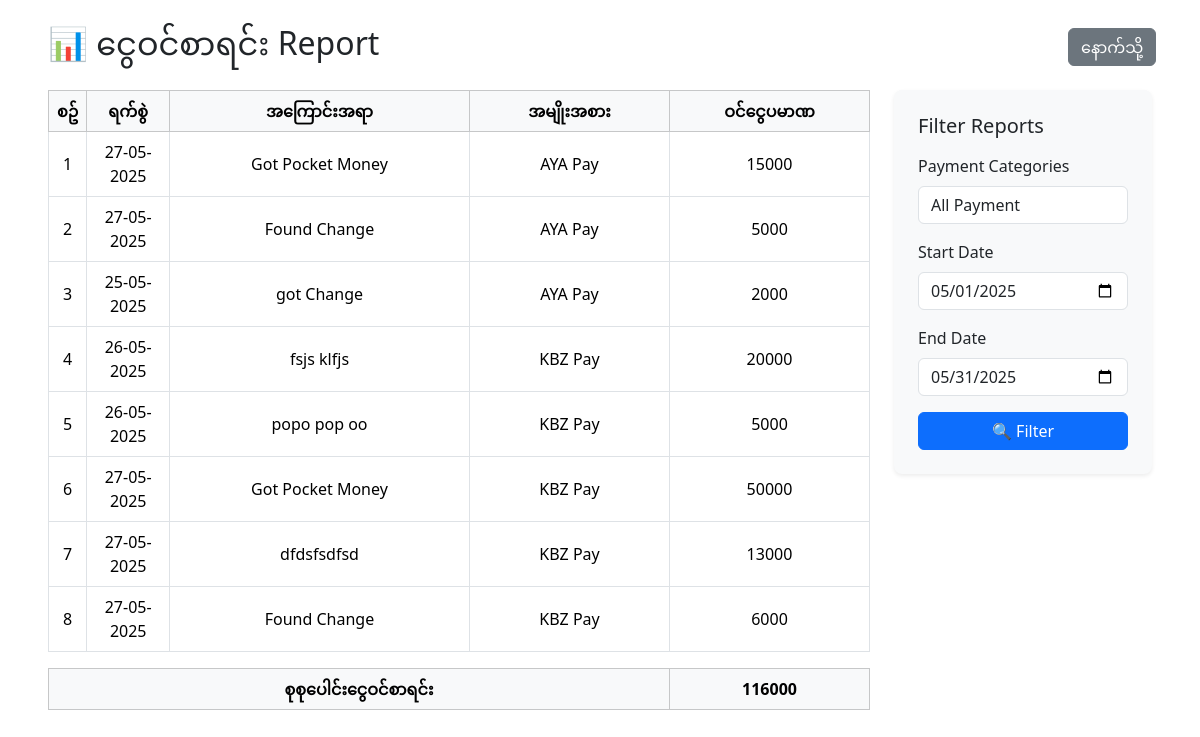
/report.php?report=total_cash_in, run on the app's committed database.
### tables this page shows
CREATE TABLE `cashbook` (
  `id` int(11) NOT NULL,
  `date` date NOT NULL,
  `description` text NOT NULL,
  `in_amt` int(11) NOT NULL,
  `out_amt` int(11) NOT NULL,
  `balance` int(11) NOT NULL,
  `category_id` int(11) NOT NULL,
  `created_at` timestamp NOT NULL DEFAULT current_timestamp() ON UPDATE current_timestamp()
);

CREATE TABLE `payment_categories` (
  `id` int(11) NOT NULL,
  `name` varchar(100) NOT NULL,
  `image` varchar(255) NOT NULL
);

### report.php (the view, shortened to what this page needs)
<?php include 'connect.php'; ?>
<div class="mx-5 py-4">
  <div class="mb-4 d-flex">
    <div class="col-11">
      <h2 class="mb-0">
        📊
        <?php
            if($_GET['report'] == 'cash_in_percentage'){
                echo "ငွေသွင်းဝန်ဆောင်ခ";
            } elseif($_GET['report'] == 'cash_out_percentage'){
                echo "ငွေထုတ်ဝန်ဆောင်ခ";
            } elseif($_GET['report'] == 'total_cash_in'){
                echo "ငွေဝင်စာရင်း";
            } elseif($_GET['report'] == 'total_cash_out'){
                echo "ထွက်ငွေစာရင်း";
            } elseif($_GET['report'] == 'total_cash_in_out'){
                echo "ငွေအဝင်/အထွက်စာရင်း";
            } elseif($_GET['report'] == 'balance'){
                echo "လက်ကျန်ငွေစာရင်း";
            }
        ?>
        Report
      </h2>
    </div>
    <div class="col">
      <a href="index.php"><button type="button" name="button" class="btn btn-secondary mt-1 ms-2">နောက်သို့</button></a>
    </div>
  </div>
  <div class="row">
    <div class="col-lg-9 mb-4">
    <?php
      if($_GET['report'] == 'cash_in_percentage'){
        if(isset($_POST['filter']) && !empty($_POST['start_date']) && !empty($_POST['end_date']) && !empty($_POST['payment_category'])){
          $start_date = $_POST['start_date'];
          $end_date = $_POST['end_date'];
          $payment_category = $_POST['payment_category'];
          $cash_in_percentagestmt = $pdo->prepare("SELECT * FROM cashbook WHERE in_amt != 0 AND date BETWEEN '$start_date' AND '$end_date' AND category_id='$payment_category'");
        }elseif(isset($_POST['filter']) && !empty($_POST['start_date']) && !empty($_POST['end_date'])){
          $start_date = $_POST['start_date'];
          $end_date = $_POST['end_date'];
          $cash_in_percentagestmt = $pdo->prepare("SELECT * FROM cashbook WHERE in_amt != 0 AND date BETWEEN '$start_date' AND '$end_date'");
        }elseif(isset($_POST['filter']) && !empty($_POST['payment_category'])){
          $payment_category = $_POST['payment_category'];
          $cash_in_percentagestmt = $pdo->prepare("SELECT * FROM cashbook WHERE in_amt != 0 AND category_id='$payment_category'");
        }else{
          $cash_in_percentagestmt = $pdo->prepare("SELECT * FROM cashbook WHERE in_amt != 0");
        }
        $cash_in_percentagestmt->execute();
        $cash_in_percentagedatas = $cash_in_percentagestmt->fetchAll();
    ?>
    <div class="table-responsive">
        <table class="table table-bordered table-hover align-middle">
          <thead class="table-light">
            <tr>
                <th class="text-center">စဥ်</th>
                <th class="text-center">ရက်စွဲ</th>
                <th class="text-center" style="width: 200px;">အမျိုးအစား</th>
                <th class="text-center">အဝင်ငွေပမာဏ</th>
                <th class="text-center">ဝန်ဆောင်ခ ( % ) </th>
                <th class="text-center">ဝန်ဆောင်ခပမာဏ</th>
            </tr>
          </thead>
          <tbody>
            <?php
            $no = 1;
            foreach($cash_in_percentagedatas as $cash_in_percentagedata){
                $id = $cash_in_percentagedata['id'];
                $payment_category = $cash_in_percentagedata['category_id'];
                $percentagestmt = $pdo->prepare("SELECT * FROM percentage WHERE cash_id = '$id'");
                $percentagestmt->execute();
                $percentagedatas = $percentagestmt->fetch(PDO::FETCH_ASSOC);
                $paymentstmt = $pdo->prepare("SELECT * FROM payment_categories WHERE id='$payment_category'");
                $paymentstmt->execute();
                $paymentdatas = $paymentstmt->fetch(PDO::FETCH_ASSOC);
            ?>
            <tr>
              <td class="text-center"><?php echo $no; ?></td>
              <td class="text-center"><?php echo date('d-m-Y', strtotime($cash_in_percentagedata['date'])) ?></td>
              <td class="text-center"><?php echo $paymentdatas['name']; ?></td>
              <td class="text-center"><?php echo $cash_in_percentagedata['in_amt']; ?></td>
              <td class="text-center"><?php echo $percentagedatas['percentage']; ?></td>
              <td class="text-center" style="width: 150px;"><?php echo $percentagedatas['percentage_amt']; ?></td>
            </tr>
            <?php
            $no++;
            }
            ?>
          </tbody>
        </table>
        <?php
          if(isset($_POST['filter']) && !empty($_POST['start_date']) && !empty($_POST['end_date']) && !empty($_POST['payment_category'])){
            $start_date = $_POST['start_date'];
            $end_date = $_POST['end_date'];
            $payment_category = $_POST['payment_category'];
            $total_percentagestmt = $pdo->prepare("SELECT SUM(percentage_amt) AS total_percentage_amt FROM percentage WHERE inorout = 'in' AND date BETWEEN '$start_date' AND '$end_date' AND category_id='$payment_category'");
          }elseif(isset($_POST['filter']) && !empty($_POST['start_date']) && !empty($_POST['end_date'])){
            $start_date = $_POST['start_date'];
            $end_date = $_POST['end_date'];
            $total_percentagestmt = $pdo->prepare("SELECT SUM(percentage_amt) AS total_percentage_amt FROM percentage WHERE inorout = 'in' AND date BETWEEN '$start_date' AND '$end_date'");
          }elseif(isset($_POST['filter']) && !empty($_POST['payment_category'])){
            $payment_category = $_POST['payment_category'];
            $total_percentagestmt = $pdo->prepare("SELECT SUM(percentage_amt) AS total_percentage_amt FROM percentage WHERE inorout = 'in' AND category_id='$payment_category'");
          }else{
            $total_percentagestmt = $pdo->prepare("SELECT SUM(percentage_amt) AS total_percentage_amt FROM percentage WHERE inorout = 'in'");
          }
            $total_percentagestmt->execute();
            $total_percentagedatas = $total_percentagestmt->fetch(PDO::FETCH_ASSOC);
        ?>
        <table class="table table-bordered table-hover align-middle">
          <thead class="table-light">
            <tr>
                <th class="text-center">စုစုပေါင်းငွေသွင်းဝန်ဆောင်ခ</th>
                <th class="text-center" style="width: 150px;"><?php echo $total_percentagedatas['total_percentage_amt']; ?></th>
            </tr>
          </thead>
        </table>
      </div>
    <?php
      }elseif($_GET['report'] == 'total_cash_in'){
        if(isset($_POST['filter']) && !empty($_POST['start_date']) && !empty($_POST['end_date']) && !empty($_POST['payment_category'])){
          $start_date = $_POST['start_date'];
          $end_date = $_POST['end_date'];
          $payment_category = $_POST['payment_category'];
          $total_cash_instmt = $pdo->prepare("SELECT * FROM cashbook WHERE in_amt != 0 AND date BETWEEN '$start_date' AND '$end_date' AND category_id='$payment_category'");
        }elseif(isset($_POST['filter']) && !empty($_POST['start_date']) && !empty($_POST['end_date'])){
          $start_date = $_POST['start_date'];
          $end_date = $_POST['end_date'];
          $total_cash_instmt = $pdo->prepare("SELECT * FROM cashbook WHERE in_amt != 0 AND date BETWEEN '$start_date' AND '$end_date'");
        }elseif(isset($_POST['filter']) && !empty($_POST['payment_category'])){
          $payment_category = $_POST['payment_category'];
          $total_cash_instmt = $pdo->prepare("SELECT * FROM cashbook WHERE in_amt != 0 AND category_id='$payment_category'");
        }else{
          $total_cash_instmt = $pdo->prepare("SELECT * FROM cashbook WHERE in_amt != 0");
        }
        $total_cash_instmt->execute();
        $total_cash_indatas = $total_cash_instmt->fetchAll();
    ?>
    <div class="table-responsive">
        <table class="table table-bordered table-hover align-middle">
          <thead class="table-light">
            <tr>
                <th class="text-center">စဥ်</th>
                <th class="text-center">ရက်စွဲ</th>
                <th class="text-center" style="width: 300px;">အကြောင်းအရာ</th>
                <th class="text-center" style="width: 200px;">အမျိုးအစား</th>
                <th class="text-center" style="width: 200px;">ဝင်ငွေပမာဏ</th>
            </tr>
          </thead>
          <tbody>
            <?php
            $no = 1;
            foreach($total_cash_indatas as $total_cash_indata){
                $payment_category = $total_cash_indata['category_id'];
                $paymentstmt = $pdo->prepare("SELECT * FROM payment_categories WHERE id='$payment_category'");
                $paymentstmt->execute();
                $paymentdatas = $paymentstmt->fetch(PDO::FETCH_ASSOC);
            ?>
            <tr>
              <td class="text-center"><?php echo $no; ?></td>
              <td class="text-center"><?php echo date('d-m-Y', strtotime($total_cash_indata['date'])) ?></td>
              <td class="text-center"><?php echo $total_cash_indata['description']; ?></td>
              <td class="text-center"><?php echo $paymentdatas['name']; ?></td>
              <td class="text-center"><?php echo $total_cash_indata['in_amt']; ?></td>
            </tr>
            <?php
            $no++;
            }
            ?>
          </tbody>
        </table>
        <?php
          if(isset($_POST['filter']) && !empty($_POST['start_date']) && !empty($_POST['end_date']) && !empty($_POST['payment_category'])){
            $start_date = $_POST['start_date'];
            $end_date = $_POST['end_date'];
            $payment_category = $_POST['payment_category'];
            $total_cash_instmt = $pdo->prepare("SELECT SUM(in_amt) AS total_in_amt FROM cashbook WHERE in_amt != 0 AND date BETWEEN '$start_date' AND '$end_date' AND categorY_id='$payment_category'");
          }elseif(isset($_POST['filter']) && !empty($_POST['start_date']) && !empty($_POST['end_date'])){
            $start_date = $_POST['start_date'];
            $end_date = $_POST['end_date'];
            $total_cash_instmt = $pdo->prepare("SELECT SUM(in_amt) AS total_in_amt FROM cashbook WHERE in_amt != 0 AND date BETWEEN '$start_date' AND '$end_date'");
          }elseif(isset($_POST['filter']) && !empty($_POST['payment_category'])){
            $payment_category = $_POST['payment_category'];
            $total_cash_instmt = $pdo->prepare("SELECT SUM(in_amt) AS total_in_amt FROM cashbook WHERE in_amt != 0 AND categorY_id='$payment_category'");
          }else{
            $total_cash_instmt = $pdo->prepare("SELECT SUM(in_amt) AS total_in_amt FROM cashbook WHERE in_amt != 0");
          }
            $total_cash_instmt->execute();
            $total_cash_indatas = $total_cash_instmt->fetch(PDO::FETCH_ASSOC);
        ?>
        <table class="table table-bordered table-hover align-middle">
          <thead class="table-light">
            <tr>
                <th class="text-center">စုစုပေါင်းငွေဝင်စာရင်း</th>
                <th class="text-center" style="width: 200px;"><?php echo $total_cash_indatas['total_in_amt']; ?></th>
            </tr>
          </thead>
        </table>
      </div>
    <?php
      }
      ?>
    </div>
    <div class="col-lg-3">
      <div class="bg-light rounded-3 p-4 shadow-sm">
        <h5 class="mb-3">Filter Reports</h5>
        <form method="post" class="d-flex flex-column gap-3">
          <div>
            <label for="startDate" class="form-label">Payment Categories</label>
            <select name="payment_category" id="" class="form-control">
            <option value="">All Payment</option>
            </select>
          </div>
          <div>
            <label for="startDate" class="form-label">Start Date</label>
            <input type="date" id="startDate" name="start_date" class="form-control" value="<?php if(!empty($_SESSION['start_date'])){ echo $_SESSION['start_date']; }else{ echo $_SESSION['default_start_date']; } ?>">
          </div>
          <div>
            <label for="endDate" class="form-label">End Date</label>
            <input type="date" id="endDate" name="end_date" class="form-control" value="<?php if(!empty($_SESSION['end_date'])){ echo $_SESSION['end_date']; }else{ echo $_SESSION['default_end_date']; } ?>">
          </div>
          <div>
            <button type="submit" class="btn btn-primary w-100" name="filter">🔍 Filter</button>
          </div>
        </form>
      </div>
    </div>
  </div>
</div>
<?php include 'footer.php'; ?>

### data on the page
cashbook: date "27-05-2025", description "Got Pocket Money", payment_categories.name "AYA Pay", in_amt "15000"
cashbook: date "27-05-2025", description "Found Change", payment_categories.name "AYA Pay", in_amt "5000"
cashbook: date "25-05-2025", description "got Change", payment_categories.name "AYA Pay", in_amt "2000"
cashbook: date "26-05-2025", description "fsjs klfjs", payment_categories.name "KBZ Pay", in_amt "20000"
cashbook: date "26-05-2025", description "popo pop oo", payment_categories.name "KBZ Pay", in_amt "5000"
cashbook: date "27-05-2025", description "Got Pocket Money", payment_categories.name "KBZ Pay", in_amt "50000"
cashbook: date "27-05-2025", description "dfdsfsdfsd", payment_categories.name "KBZ Pay", in_amt "13000"
cashbook: date "27-05-2025", description "Found Change", payment_categories.name "KBZ Pay", in_amt "6000"

### other printed values
$total_cash_indatas['total_in_amt'] "116000"
